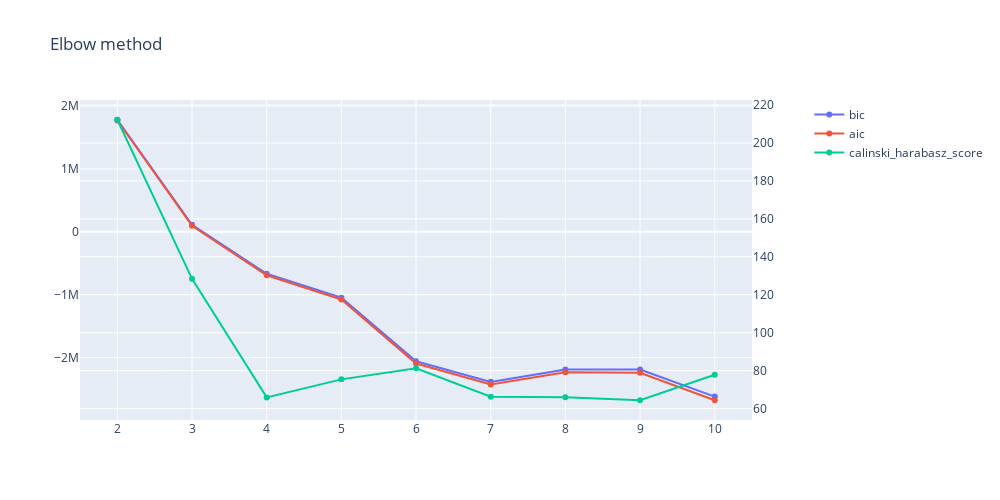

The cell this chart's notebook holds for it:
### Code cell
scores = []
for i in range(2, 11):
    gmm = GaussianMixture(n_components=i, covariance_type='diag', random_state=0)
    gmm.fit(m.X)
    y = gmm.fit_predict(m.X)
    scores.append([
        i,
        gmm.bic(m.X),
        gmm.aic(m.X),
        calinski_harabasz_score(m.X,gmm.predict(m.X))
    ])

scores = pd.DataFrame(scores, columns=['n_clusters', 'bic', 'aic', 'calinski_harabasz_score'])
scores
fig = make_subplots(specs=[[{"secondary_y": True}]])
for metric in scores.columns[1:]:
    if metric == 'calinski_harabasz_score':
        fig.add_trace(go.Scatter(x=scores.n_clusters, y=scores[metric], name=metric), secondary_y=True)
    else:
        fig.add_trace(go.Scatter(x=scores.n_clusters, y=scores[metric], name=metric))
fig.update_layout(height = 500, width = 1000, title = 'Elbow method')
fig.show()

### Figure 1 — Plotly figure (JSON) as saved in the notebook; plotly's stock layout.template omitted (floating-point values rounded to 4 significant figures)
{"data": [{"name": "bic", "type": "scatter", "x": [2, 3, 4, 5, 6, 7, 8, 9, 10], "y": [1783000.0, 111900.0, -667400.0, -1047000.0, -2060000.0, -2387000.0, -2189000.0, -2191000.0, -2622000.0]}, {"name": "aic", "type": "scatter", "x": [2, 3, 4, 5, 6, 7, 8, 9, 10], "y": [1771000.0, 94570.0, -690500.0, -1076000.0, -2095000.0, -2427000.0, -2236000.0, -2243000.0, -2679000.0]}, {"name": "calinski_harabasz_score", "type": "scatter", "x": [2, 3, 4, 5, 6, 7, 8, 9, 10], "xaxis": "x", "y": [212.2, 128.4, 65.88, 75.4, 81.19, 66.22, 65.92, 64.38, 77.86], "yaxis": "y2"}], "layout": {"height": 500, "title": {"text": "Elbow method"}, "width": 1000, "xaxis": {"anchor": "y", "domain": [0, 0.94]}, "yaxis": {"anchor": "x", "domain": [0, 1]}, "yaxis2": {"anchor": "x", "overlaying": "y", "side": "right"}}}
